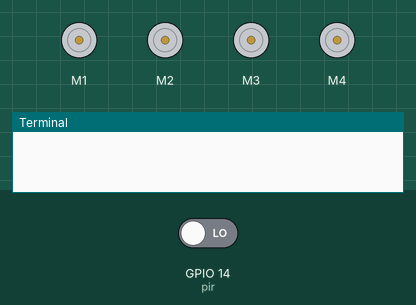
This program was run on a simulated Raspberry Pi (BCM pin numbers). Parts: 4 × DC motor (green arrow = forward, orange = backward, longer = faster), the last lines printed to the terminal. Inputs (shaded band) come from the test bench; at power-on: GPIO 14 (pir) LOW. Motors are numbered in the order the program creates them (left before right in a Robot).

Above: at 1.2 s.
1.3 s: GPIO 14 (pir) driven HIGH
At 2.3 s:
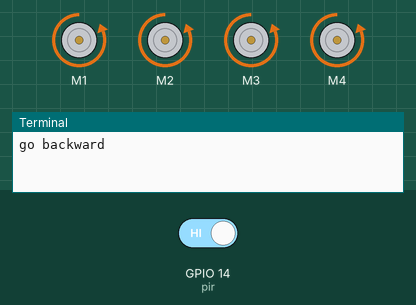
At 7.4 s:
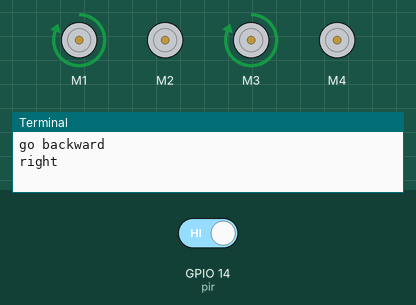
Timing chart, 0 to 12.8 s (numbered marks = the images above; inputs shaded):
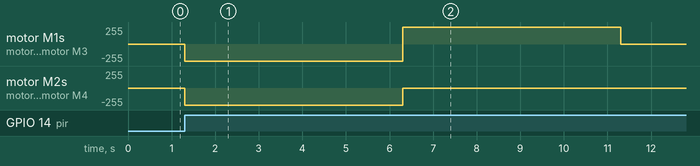

The program:

motion_sensor.py
```python
from time import sleep
from gpiozero import MotionSensor, LED
from robot import RaspberryRobot
from signal import pause

pir = MotionSensor(14)

robot = RaspberryRobot()


def dance():
    robot.backward()
    sleep(5)
    robot.right()
    sleep(5)
    robot.stop()


def print_no_motion():
    print("no_motion")


pir.when_motion = dance
pir.when_no_motion = robot.stop

pause()
```

robot.py
```python
from gpiozero import Robot, Motor
from time import sleep


class RaspberryRobot(object):
    def __init__(self):
        self.front_left_motor = Motor(7, 8)
        self.front_right_motor = Motor(10, 9)
        self.rear_left_motor = Motor(6, 13)
        self.rear_right_motor = Motor(26, 19)

    def stop(self):
        print("stop")
        self.front_left_motor.stop()
        self.front_right_motor.stop()
        self.rear_left_motor.stop()
        self.rear_right_motor.stop()

    def forward(self):
        print("go forward")
        self.front_left_motor.forward()
        self.front_right_motor.forward()
        self.rear_left_motor.forward()
        self.rear_right_motor.forward()

    def backward(self):
        print("go backward")
        self.front_left_motor.backward()
        self.front_right_motor.backward()
        self.rear_left_motor.backward()
        self.rear_right_motor.backward()

    def left(self):
        print("left")
        self.front_left_motor.forward(0)
        self.front_right_motor.forward()
        self.rear_left_motor.forward(0)
        self.rear_right_motor.forward()

    def right(self):
        print("right")
        self.front_left_motor.forward()
        self.front_right_motor.forward(0)
        self.rear_left_motor.forward()
        self.rear_right_motor.forward(0)


if __name__ == '__main__':
    robot = RaspberryRobot()
    robot.backward()
    sleep(60)
```

Measured:
- after the input at 1.3 s, motor M1, motor M3: stopped → backward 255/255 at once, → forward 255/255 5.0 s later, → stopped 5.0 s later; motor M2, motor M4: stopped → backward 255/255 at once, → stopped 5.0 s later
